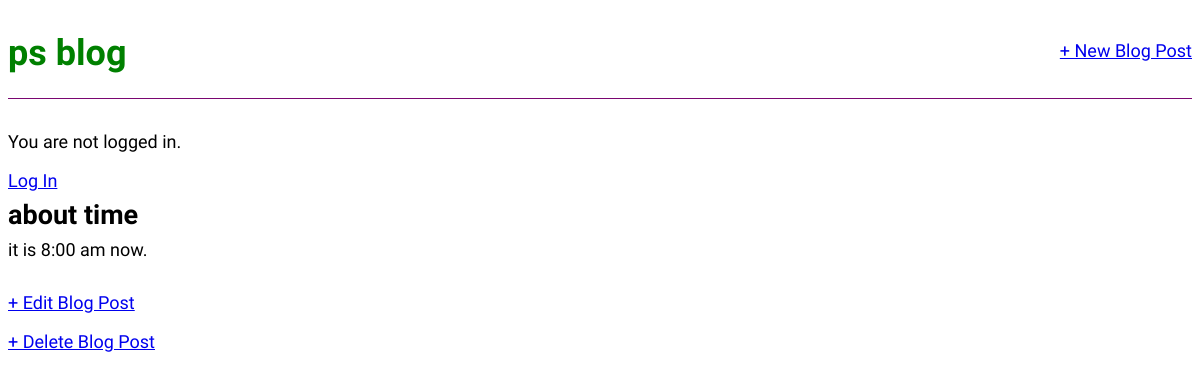
The app's page /post/2/, older data.
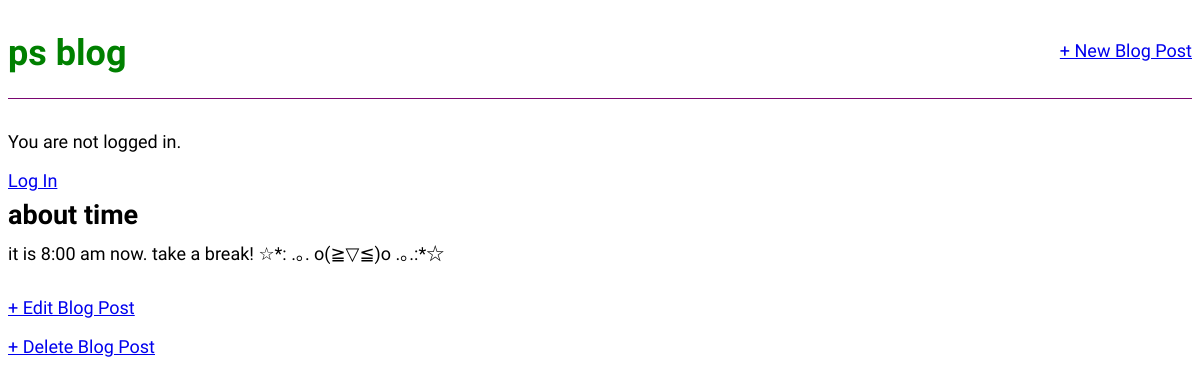
The same page, newer data.
### blog/models.py (models this page shows, shortened)
class Post(models.Model):
    title = models.CharField(max_length=200)
    author = models.ForeignKey(
        'auth.User',
        on_delete=models.CASCADE,
    )
    body = models.TextField()

### blog/views.py (the view)
# urls.py: path('post/<int:pk>/', BlogDetailView.as_view(), name='post_detail'),
class BlogDetailView(DetailView):
    model = Post
    template_name = 'post_detail.html'

### templates/post_detail.html
{% extends 'base.html' %}
{% block content %}
<div class="post-entry">
    <h2>{{ post.title }}</h2>
    <p>{{ post.body }}</p>
</div>
<p>
    <a href="{% url 'post_edit' post.pk %}">+ Edit Blog Post</a>
</p>
<p>
    <a href="{% url 'post_delete' post.pk %}">+ Delete Blog Post</a>
</p>
{% endblock content %}

Row changes from the older to the newer data that the page shows:
changed Post "about time": body "it is 8:00 am now." → "it is 8:00 am now. take a break! ☆*: .｡. o(≧▽≦)o .｡.:*☆"
